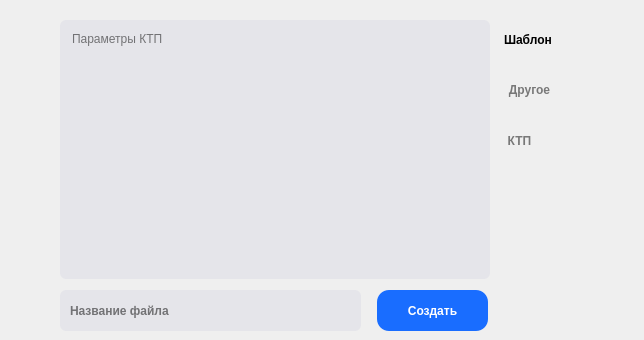
    <widget class="QWidget" name="tab_2">
     <attribute name="title">
      <string>Другое оборудование</string>
     </attribute>
     <widget class="QPushButton" name="btnOtherTemplate">
      <property name="geometry">
       <rect>
        <x>504</x>
        <y>80</y>
        <width>51</width>
        <height>20</height>
       </rect>
      </property>
      <property name="font">
       <font>
        <family>Arial</family>
        <pointsize>9</pointsize>
        <weight>75</weight>
        <italic>false</italic>
        <bold>true</bold>
        <underline>false</underline>
        <strikeout>false</strikeout>
        <stylestrategy>PreferAntialias</stylestrategy>
        <kerning>true</kerning>
       </font>
      </property>
      <property name="cursor">
       <cursorShape>PointingHandCursor</cursorShape>
      </property>
      <property name="styleSheet">
       <string notr="true">QPushButton{
	background-color:rgba(112, 215, 255, 0);
	color:rgba(0, 0, 0, 0.5);
	border: none;
	border-radius: 5;
	border-style: outset;
}
QPushButton:hover{
	color: black;
}
</string>
      </property>
      <property name="text">
       <string>Другое</string>
      </property>
     </widget>
     <widget class="QTextBrowser" name="inputKTP">
      <property name="enabled">
       <bool>true</bool>
      </property>
      <property name="geometry">
       <rect>
        <x>60</x>
        <y>20</y>
        <width>430</width>
        <height>259</height>
       </rect>
      </property>
      <property name="font">
       <font>
        <family>Arial</family>
        <weight>50</weight>
        <bold>false</bold>
        <underline>false</underline>
        <strikeout>false</strikeout>
       </font>
      </property>
      <property name="styleSheet">
       <string notr="true">QTextBrowser{
	background-color:rgba(229,229,234,1); 
	border-radius: 6;
	border: none;
	padding: 8 4 8 8;
}
</string>
      </property>
      <property name="readOnly">
       <bool>false</bool>
      </property>
      <property name="placeholderText">
       <string>Параметры КТП</string>
      </property>
     </widget>
     <widget class="QLineEdit" name="inputNameFileKTP">
      <property name="geometry">
       <rect>
        <x>60</x>
        <y>290</y>
        <width>301</width>
        <height>41</height>
       </rect>
      </property>
      <property name="font">
       <font>
        <family>Arial</family>
        <weight>75</weight>
        <bold>true</bold>
       </font>
      </property>
      <property name="toolTip">
       <string>Количество MPPT в инверторе</string>
      </property>
      <property name="styleSheet">
       <string notr="true">QLineEdit{
	background-color:rgba(229,229,234,1); 
	border-radius: 6;
	border: none;
	padding-left: 8px
}
QLineEdit:hover{
	background-color:rgba(242,242,247,1);
}
QLineEdit:pressed{
	background-color:rgba(188,188,192,1);
	border-radius: 12;
}</string>
      </property>
      <property name="inputMask">
       <string/>
      </property>
      <property name="text">
       <string/>
      </property>
      <property name="placeholderText">
       <string>Название файла</string>
      </property>
     </widget>
     <widget class="QPushButton" name="btnAddKTPParams">
      <property name="geometry">
       <rect>
        <x>377</x>
        <y>290</y>
        <width>111</width>
        <height>41</height>
       </rect>
      </property>
      <property name="font">
       <font>
        <family>Arial</family>
        <pointsize>9</pointsize>
        <weight>75</weight>
        <bold>true</bold>
       </font>
      </property>
      <property name="cursor">
       <cursorShape>PointingHandCursor</cursorShape>
      </property>
      <property name="toolTip">
       <string>Добавить MPPT</string>
      </property>
      <property name="styleSheet">
       <string notr="true">QPushButton{
	background-color: #196dff;
	color: white;
	border: none;
	border-radius: 12;
	border-style: outset;
}
QPushButton:hover{
	background-color: #3b83ff; 
}
QPushButton:pressed{
	color: rgba(255, 255, 255, 0.7);
	border-radius: 12;
}</string>
      </property>
      <property name="text">
       <string>Создать</string>
      </property>
     </widget>
     <widget class="QPushButton" name="btnKTPTemplate">
      <property name="geometry">
       <rect>
        <x>504</x>
        <y>131</y>
        <width>31</width>
        <height>20</height>
       </rect>
      </property>
      <property name="font">
       <font>
        <family>Arial</family>
        <pointsize>9</pointsize>
        <weight>75</weight>
        <italic>false</italic>
        <bold>true</bold>
        <underline>false</underline>
        <strikeout>false</strikeout>
        <stylestrategy>PreferAntialias</stylestrategy>
        <kerning>true</kerning>
       </font>
      </property>
      <property name="cursor">
       <cursorShape>PointingHandCursor</cursorShape>
      </property>
      <property name="styleSheet">
       <string notr="true">QPushButton{
	background-color:rgba(112, 215, 255, 0);
	color:rgba(0, 0, 0, 0.5);
	border: none;
	border-radius: 5;
	border-style: outset;
}
QPushButton:hover{
	color: black;
}
</string>
      </property>
      <property name="text">
       <string>КТП</string>
      </property>
     </widget>
     <widget class="QLabel" name="label_30">
      <property name="geometry">
       <rect>
        <x>504</x>
        <y>22</y>
        <width>131</width>
        <height>35</height>
       </rect>
      </property>
      <property name="font">
       <font>
        <family>Arial</family>
        <pointsize>9</pointsize>
        <weight>75</weight>
        <bold>true</bold>
       </font>
      </property>
      <property name="styleSheet">
       <string notr="true">background-color: rgba(255,255,255,0); </string>
      </property>
      <property name="text">
       <string>Шаблон</string>
      </property>
      <property name="scaledContents">
       <bool>false</bool>
      </property>
     </widget>
    </widget>
